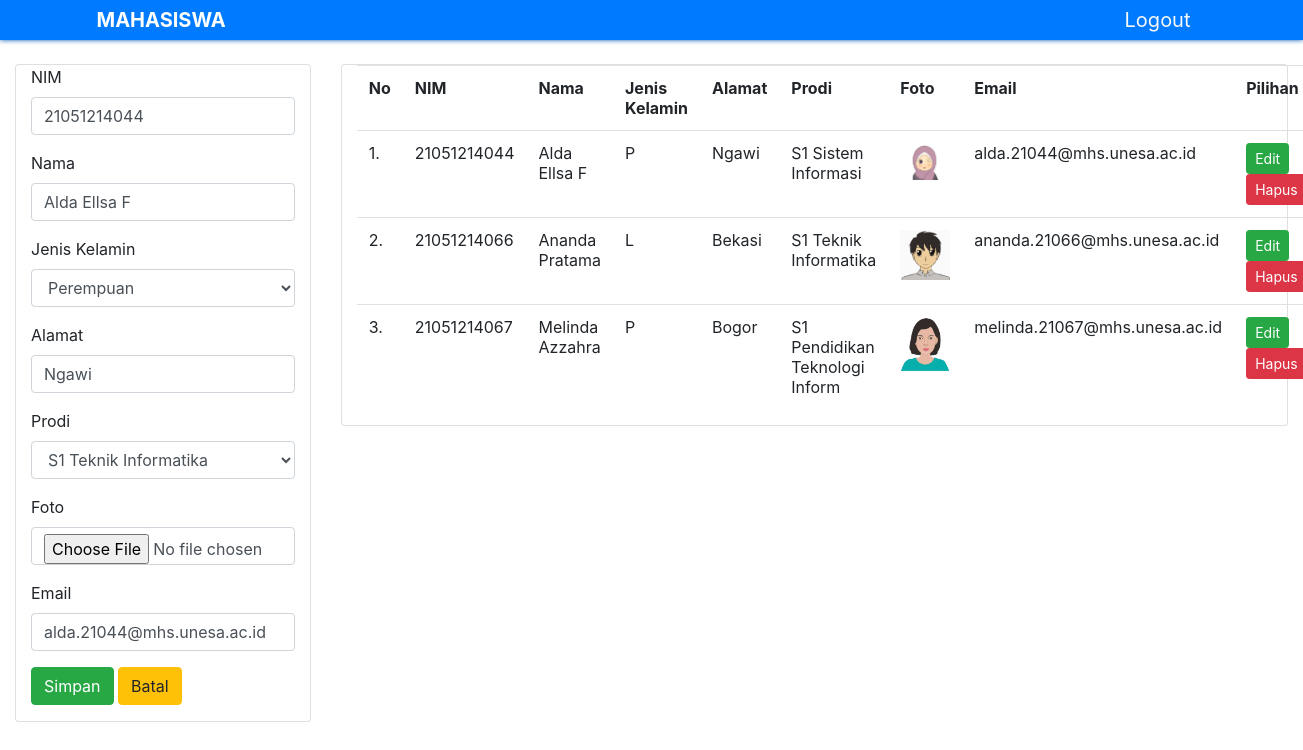
Screenshot of /form-edit.php?id_mahasiswa=11 (signed in) with the database file from the repository.
### tables this page shows
CREATE TABLE `mahasiswa` (
  `id_mahasiswa` int(11) NOT NULL,
  `nim` varchar(30) NOT NULL,
  `nama_mhs` varchar(30) NOT NULL,
  `jk` enum('L','P') NOT NULL,
  `alamat` text NOT NULL,
  `prodi` varchar(30) NOT NULL,
  `foto` varchar(50) DEFAULT NULL,
  `email` varchar(30) NOT NULL
);

### proses-list.php (called while the page is built)
<?php
include 'koneksi.php';
$query = "SELECT * FROM mahasiswa";
$hasil = mysqli_query($db, $query);
$data_mahasiswa = array();
while ($row = mysqli_fetch_assoc($hasil)) {
  $data_mahasiswa[] = $row;
}

### form-edit.php (the view, shortened to what this page needs)
<?php
    include 'koneksi.php';
    $id_mahasiswa = $_GET['id_mahasiswa'];
    $query = "SELECT * FROM mahasiswa WHERE id_mahasiswa = $id_mahasiswa";
    $hasil = mysqli_query($db, $query);
    $data_mahasiswa = mysqli_fetch_assoc($hasil);
?>
<html lang="en">
<head>
    <link rel="stylesheet" href="css/bootstrap.min.css">
</head>
<body>
    <nav class="navbar-nav bg-primary">
        <div style="box-shadow: 0px 0px 5px #0056b3;">
            <div class="container">
                <div class="navbar-header">
                    <a href="#" class="navbar-brand">
                        <span style="color: #fff;"><b>MAHASISWA</b></span>
                    </a>
                    <a href="proses-logout.php" class="navbar-brand float-right text-light">Logout</a>
                </div>
            </div>
        </div>
    </nav>
    <br>
    <div class="container-fluid">
        <div class="row" >
            <div class="col-lg-3">
                <div class="card cnter">
                    <div class="container">
                        <form action="proses-edit.php" method="post">
                            <div class="form-group">
                                <label>NIM</label>
                                <input type="text" class="form-control" name="nim"  maxlength="15" value="<?php echo $data_mahasiswa['nim'];?>">
                            </div>
                            <div class="form-group">
                                <label>Nama</label>
                                <input type="text" class="form-control" name="nama_mhs" value="<?php echo $data_mahasiswa['nama_mhs'];?>">
                            </div>
                            <div class="form-group">
                            <label>Jenis Kelamin</label>
                                <select name="jk" class="form-control">
                                    <?php if ($data_mahasiswa['jk'] == "L"): ?>
                                    <option value="L" selected>Laki-laki</option>
                                    <option value="P">Perempuan</option>
                                    <?php else : ?>
                                    <option value="P" selected>Perempuan</option>
                                    <?php endif ?>
                                </select>
                            </div>
                            <div class="form-group">
                                <label>Alamat</label>
                                <input type="text" class="form-control" name="alamat" value="<?php echo $data_mahasiswa['alamat'];?>">
                            </div>
                            <div class="form-group">
                                <label>Prodi</label>
                                <select name="prodi" class="form-control">
                                    <option>S1 Teknik Informatika</option>
                                </select>
                            </div>
                            <div class="form-group">
								<label for="Foto">Foto</label>
								<input required type="file" class="form-control" name="img" value="<?php echo $data_mahasiswa['foto'];?>">
							</div>
                            <div class="form-group">
                                <label>Email</label>
                                <input type="text" class="form-control" name="email" value="<?php echo $data_mahasiswa['email'];?>">
                            </div>
                            <input type="submit" class="btn btn-success" value="Simpan">
                            <a href="index.php" class="btn btn-warning">Batal</a>
                        </form>
                    </div>
                </div>
            </div>
            <div class="col-lg-9">
                <div class="card">
                    <div class="container">
                        <table class="table">
                            <tr>
                                <th width="1%">No</th>
                                <th>NIM</th>
                                <th>Nama</th>
                                <th>Jenis Kelamin</th>
                                <th>Alamat</th>
                                <th>Prodi</th>
                                <th>Foto</th>
                                <th>Email</th>
                                <th>Pilihan</th>
                            </tr>
                            <?php
                                include 'proses-list.php';
                                $no=1;
                                foreach ($data_mahasiswa as $mahasiswa) :
                            ?>
                            <tr>
                                <td><?= $no++;?>.</td>
                                <td><?= $mahasiswa['nim']?></td>
                                <td><?= $mahasiswa['nama_mhs']?></td>
                                <td><?= $mahasiswa['jk']?></td>
                                <td><?= $mahasiswa['alamat']?></td>
                                <td><?= $mahasiswa['prodi']?></td>
                                <td><img src="img/<?= $mahasiswa['foto']; ?>" style="width: 50px"></td>
                                <td><?= $mahasiswa['email']?></td>
                                <td>
                                    <a href="form-edit.php?id_mahasiswa=<?php echo $mahasiswa['id_mahasiswa']; ?>" class="btn btn-sm btn-success">Edit</a>
                                    <a href="proses-hapus.php?id_mahasiswa=<?php echo $mahasiswa['id_mahasiswa']; ?>"class="btn btn-sm btn-danger" onclick="return confirm('Anda yakin akan menghapus data?');">Hapus</a>
                                </td>
                            </tr>
                            <?php endforeach ?>
                        </table>
                    </div>
                </div>
            </div>
        </div>
    </div>
</body>
</html>

### rows the page displays
mahasiswa: nim "21051214044", nama_mhs "Alda Ellsa F", jk "Perempuan", alamat "Ngawi", email "alda.21044@mhs.unesa.ac.id", jk "P", prodi "S1 Sistem Informasi", foto (picture)
mahasiswa: nim "21051214066", nama_mhs "Ananda Pratama", jk "L", alamat "Bekasi", prodi "S1 Teknik Informatika", foto (picture), email "ananda.21066@mhs.unesa.ac.id"
mahasiswa: nim "21051214067", nama_mhs "Melinda Azzahra", jk "P", alamat "Bogor", prodi "S1 Pendidikan Teknologi Inform", foto (picture), email "melinda.21067@mhs.unesa.ac.id"
